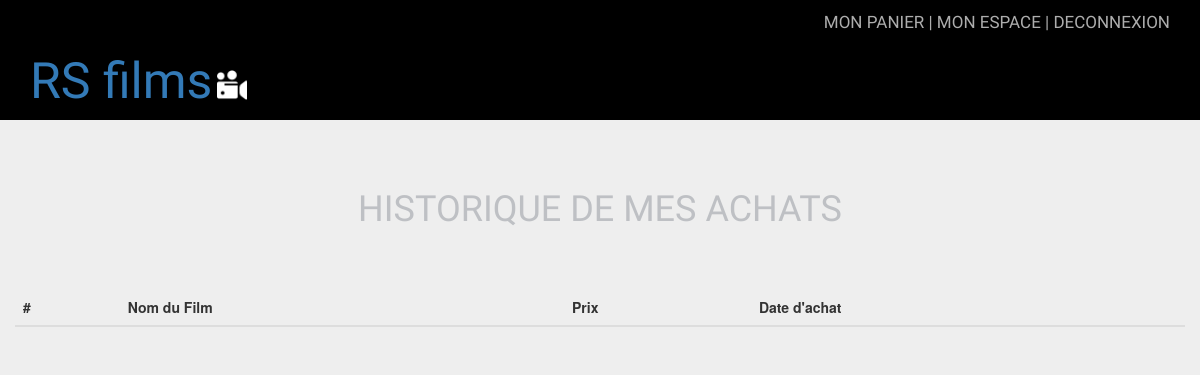
Page /e-boutique/index.php?ctrl=user&action=historique (signed in) on the earlier database version.
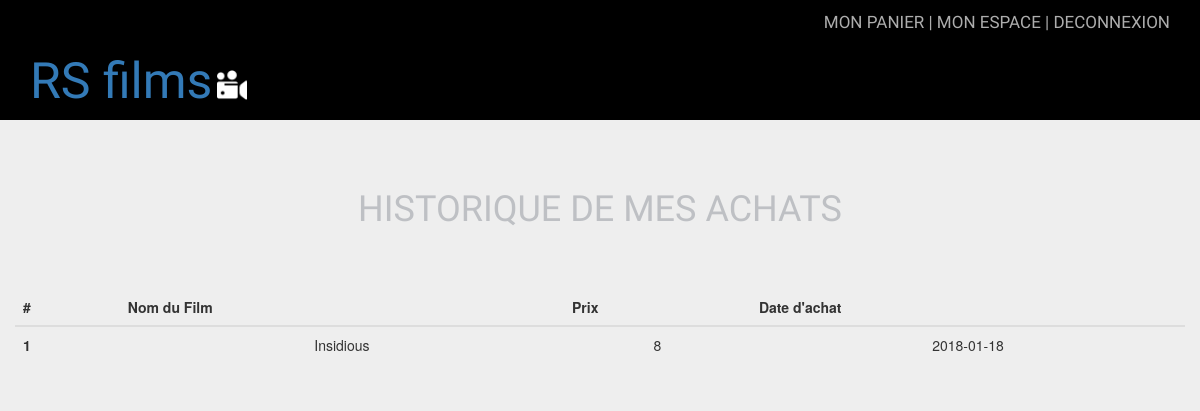
Same page on the later database version.
### tables this page shows
CREATE TABLE `historique` (
  `id_user` int(11) NOT NULL,
  `id_produit` int(11) NOT NULL,
  `date_achat` date NOT NULL
);

CREATE TABLE `produit` (
  `id_produit` int(5) NOT NULL,
  `libelle` varchar(50) DEFAULT NULL,
  `id_categorie` int(5) DEFAULT NULL,
  `prix` int(11) DEFAULT NULL
);

### e-boutique/controller/UserController.class.php (called while the page is built, shortened)
<?php
class userController {
    public function __construct($db1) {
       $this->db = $db1 ;
    }
    public function historique(){
      $page ='historique';
      require('./views/index.php');
    }
  }
?>

### e-boutique/views/historique.php (the view, shortened to what this page needs)
<div class="monEspace  container">
  <div class="row">
    <div class="divTitle col-sm-12"><h1>Historique de mes achats</h1></div>
    <table class="table">
      <thead>
        <tr>
          <th>#</th>
          <th>Nom du Film</th>
          <th>Prix</th>
          <th>Date d'achat</th>
        </tr>
      </thead>
      <tbody>
        <?php
        $historique = "SELECT libelle, prix, date_achat FROM Produit p, Historique h, users u WHERE p.id_produit = h.id_produit AND u.id_user = h.id_user AND u.email='".$_SESSION["user"]."'";
        $query = $this->db->query($historique);
        $i = 1;
        while ($donnees = $query->fetch())
        {
        ?>
          <tr>
            <th scope="row"><?php  echo $i ?></th>
            <td><?php  echo $donnees['libelle']; ?> </td>
            <td><?php  echo $prix = $donnees['prix'];?>  </td>
            <td><?php  echo $prix = $donnees['date_achat'];?>  </td>
          </tr>
        <?php
        $i++;
        }
        ?>
      </tbody>
    </table>
  </div>
</div>

### e-boutique/index.php (shortened to what this page needs)
<?php
require('./views/index.php');
if(empty($_SESSION['user'])){
  $connexion = "<a href='index.php?ctrl=user&action=login'>Connexion</a>";
  $espacePerso = "<a href='index.php?ctrl=user&action=inscription'>Inscription |</a>";
  $monpanier = "";
}else{
  $connexion = "<a href='index.php?ctrl=user&action=deconnexion'>Deconnexion </a>";
  $espacePerso = "<a href='index.php?ctrl=user&action=monEspace'>Mon espace |</a>";
  $monpanier = "<a href='index.php?ctrl=user&action=monpanier'>Mon Panier |</a>";
}
$pdoBuilder = new Connexion();
$db = $pdoBuilder->getConnexion();
if (( isset($_GET['ctrl']) && !empty($_GET['ctrl']) ) && ( isset($_GET['action']) && !empty($_GET['action']) )) {
    $action = $_GET['action'];
}
else {
    $ctrl = 'User';
    $action = 'default';
}
$controller = new $ctrl($db);
?>
<!DOCTYPE html>
<html>
    <head>
        <link rel="stylesheet" type="text/css" href="./bootstrap/css/bootstrap.min.css">
        <link rel="stylesheet" type="text/css" href="./ressources/style.css">
    </head>
    <body>
      <div class="header container-fluid no-padding">
          <div class="col-md-12">
            <div class="nav">
              <?php echo $monpanier ?>
              <?php echo $espacePerso ?>
              <?php echo $connexion ?>
            </div>
          </div>
          <div class="col-md-12"><h1><a href="index.php">RS films</a></h1><img src="./ressources/img/video-camera.png"/></div>
      </div>
			<div class="content">
			<?php
				$controller->$action();
			?>
			</div>
    </body>
</html>

### e-boutique/views/index.php
<?php
        if(isset($page)){
            require("./views/".$page.".php");
        }

### e-boutique/ressources/style.css (style rules this page uses)
.header { background-color: black; }
.header h1 { font-family: 'Open Sans Condensed', sans-serif; color: white; font-size: 50px; }
.header img { margin-left: 5px; margin-bottom: 20px; width: 30px; }
.header img, .header h1 { display: inline-block; }
.nav { padding-top: 10px; float: right; font-family: 'Open Sans Condensed', sans-serif; text-transform: uppercase; font-size: 17px; }
.nav a { color: #adadad; }
body { background: #eee !important; }
.monEspace { text-align: center; }
.monEspace .divTitle { padding-top: 50px; padding-bottom: 50px; }
.monEspace h1 { font-family: 'Open Sans Condensed', sans-serif; text-transform: uppercase; text-align: center; color: #bec0c4; }

Differences in the rows shown:
added historique: id_produit.libelle "Insidious", id_produit.prix "8", date_achat "2018-01-18"
